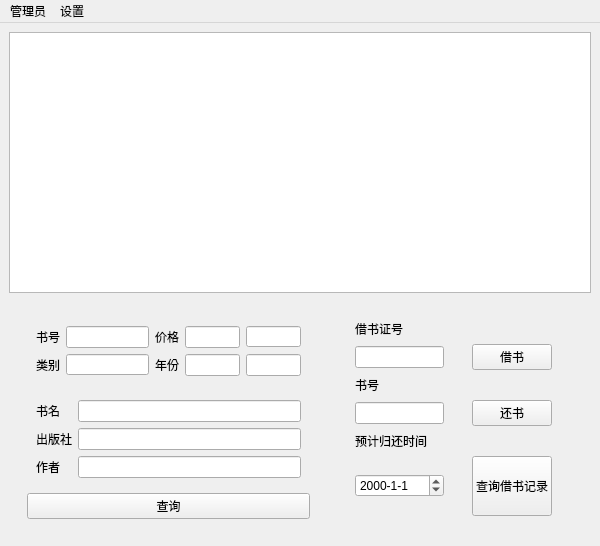
<?xml version="1.0" encoding="UTF-8"?>
<ui version="4.0">
 <class>MainWindow</class>
 <widget class="QMainWindow" name="MainWindow">
  <property name="geometry">
   <rect>
    <x>0</x>
    <y>0</y>
    <width>600</width>
    <height>546</height>
   </rect>
  </property>
  <property name="sizePolicy">
   <sizepolicy hsizetype="Expanding" vsizetype="Preferred">
    <horstretch>0</horstretch>
    <verstretch>0</verstretch>
   </sizepolicy>
  </property>
  <property name="minimumSize">
   <size>
    <width>600</width>
    <height>450</height>
   </size>
  </property>
  <property name="maximumSize">
   <size>
    <width>850</width>
    <height>600</height>
   </size>
  </property>
  <property name="windowTitle">
   <string>图书馆管理系统</string>
  </property>
  <widget class="QWidget" name="centralwidget">
   <layout class="QVBoxLayout" name="verticalLayout_3">
    <item>
     <widget class="QTableView" name="tableView">
      <property name="sizePolicy">
       <sizepolicy hsizetype="Expanding" vsizetype="Expanding">
        <horstretch>0</horstretch>
        <verstretch>0</verstretch>
       </sizepolicy>
      </property>
     </widget>
    </item>
    <item>
     <widget class="QWidget" name="widget_4" native="true">
      <layout class="QGridLayout" name="gridLayout_4">
       <item row="1" column="6">
        <widget class="QWidget" name="widget_2" native="true">
         <property name="sizePolicy">
          <sizepolicy hsizetype="Preferred" vsizetype="Fixed">
           <horstretch>0</horstretch>
           <verstretch>0</verstretch>
          </sizepolicy>
         </property>
         <layout class="QGridLayout" name="gridLayout_3">
          <item row="4" column="1">
           <widget class="QLineEdit" name="lineEdit_10"/>
          </item>
          <item row="3" column="1">
           <widget class="QLabel" name="label_9">
            <property name="text">
             <string>书号</string>
            </property>
           </widget>
          </item>
          <item row="2" column="0">
           <spacer name="horizontalSpacer_13">
            <property name="orientation">
             <enum>Qt::Horizontal</enum>
            </property>
            <property name="sizeHint" stdset="0">
             <size>
              <width>40</width>
              <height>20</height>
             </size>
            </property>
           </spacer>
          </item>
          <item row="0" column="1">
           <widget class="QLabel" name="label_8">
            <property name="text">
             <string>借书证号</string>
            </property>
           </widget>
          </item>
          <item row="5" column="1">
           <widget class="QLabel" name="label_12">
            <property name="text">
             <string>预计归还时间</string>
            </property>
           </widget>
          </item>
          <item row="2" column="2">
           <spacer name="horizontalSpacer_12">
            <property name="orientation">
             <enum>Qt::Horizontal</enum>
            </property>
            <property name="sizeHint" stdset="0">
             <size>
              <width>40</width>
              <height>20</height>
             </size>
            </property>
           </spacer>
          </item>
          <item row="2" column="5">
           <spacer name="horizontalSpacer_14">
            <property name="orientation">
             <enum>Qt::Horizontal</enum>
            </property>
            <property name="sizeHint" stdset="0">
             <size>
              <width>40</width>
              <height>20</height>
             </size>
            </property>
           </spacer>
          </item>
          <item row="2" column="1">
           <widget class="QLineEdit" name="lineEdit_9"/>
          </item>
          <item row="4" column="4">
           <widget class="QPushButton" name="pushButton_3">
            <property name="text">
             <string>还书</string>
            </property>
           </widget>
          </item>
          <item row="2" column="4">
           <widget class="QPushButton" name="pushButton_2">
            <property name="text">
             <string>借书</string>
            </property>
           </widget>
          </item>
          <item row="6" column="1">
           <widget class="QDateEdit" name="dateEdit">
            <property name="displayFormat">
             <string>yyyy-M-d</string>
            </property>
           </widget>
          </item>
          <item row="6" column="4">
           <widget class="QPushButton" name="pushButton_4">
            <property name="sizePolicy">
             <sizepolicy hsizetype="Preferred" vsizetype="Preferred">
              <horstretch>0</horstretch>
              <verstretch>0</verstretch>
             </sizepolicy>
            </property>
            <property name="minimumSize">
             <size>
              <width>0</width>
              <height>60</height>
             </size>
            </property>
            <property name="maximumSize">
             <size>
              <width>16777215</width>
              <height>80</height>
             </size>
            </property>
            <property name="text">
             <string>查询借书记录</string>
            </property>
           </widget>
          </item>
         </layout>
        </widget>
       </item>
       <item row="1" column="5">
        <widget class="QWidget" name="widget" native="true">
         <property name="sizePolicy">
          <sizepolicy hsizetype="Preferred" vsizetype="Fixed">
           <horstretch>0</horstretch>
           <verstretch>0</verstretch>
          </sizepolicy>
         </property>
         <layout class="QVBoxLayout" name="verticalLayout_2">
          <item>
           <widget class="QWidget" name="widget_6" native="true">
            <layout class="QGridLayout" name="gridLayout">
             <item row="0" column="4">
              <widget class="QLineEdit" name="lineEdit_7">
               <property name="sizePolicy">
                <sizepolicy hsizetype="Preferred" vsizetype="Fixed">
                 <horstretch>0</horstretch>
                 <verstretch>0</verstretch>
                </sizepolicy>
               </property>
               <property name="maximumSize">
                <size>
                 <width>80</width>
                 <height>16777215</height>
                </size>
               </property>
              </widget>
             </item>
             <item row="2" column="5">
              <widget class="QLineEdit" name="lineEdit_11">
               <property name="maximumSize">
                <size>
                 <width>80</width>
                 <height>16777215</height>
                </size>
               </property>
              </widget>
             </item>
             <item row="0" column="0">
              <widget class="QLabel" name="label">
               <property name="text">
                <string>书号</string>
               </property>
              </widget>
             </item>
             <item row="2" column="0">
              <widget class="QLabel" name="label_2">
               <property name="text">
                <string>类别</string>
               </property>
              </widget>
             </item>
             <item row="2" column="1">
              <widget class="QLineEdit" name="lineEdit_2">
               <property name="sizePolicy">
                <sizepolicy hsizetype="Expanding" vsizetype="Fixed">
                 <horstretch>0</horstretch>
                 <verstretch>0</verstretch>
                </sizepolicy>
               </property>
               <property name="minimumSize">
                <size>
                 <width>80</width>
                 <height>21</height>
                </size>
               </property>
               <property name="maximumSize">
                <size>
                 <width>300</width>
                 <height>21</height>
                </size>
               </property>
              </widget>
             </item>
             <item row="0" column="1">
              <widget class="QLineEdit" name="lineEdit">
               <property name="minimumSize">
                <size>
                 <width>80</width>
                 <height>0</height>
                </size>
               </property>
               <property name="maximumSize">
                <size>
                 <width>300</width>
                 <height>16777215</height>
                </size>
               </property>
              </widget>
             </item>
             <item row="0" column="5">
              <widget class="QLineEdit" name="lineEdit_8">
               <property name="maximumSize">
                <size>
                 <width>80</width>
                 <height>21</height>
                </size>
               </property>
              </widget>
             </item>
             <item row="2" column="4">
              <widget class="QLineEdit" name="lineEdit_5">
               <property name="maximumSize">
                <size>
                 <width>80</width>
                 <height>16777215</height>
                </size>
               </property>
              </widget>
             </item>
             <item row="0" column="3">
              <widget class="QLabel" name="label_7">
               <property name="text">
                <string>价格</string>
               </property>
              </widget>
             </item>
             <item row="2" column="3">
              <widget class="QLabel" name="label_5">
               <property name="text">
                <string>年份</string>
               </property>
              </widget>
             </item>
            </layout>
           </widget>
          </item>
          <item>
           <widget class="QWidget" name="widget_5" native="true">
            <layout class="QGridLayout" name="gridLayout_2">
             <item row="0" column="2">
              <widget class="QLineEdit" name="lineEdit_3"/>
             </item>
             <item row="2" column="0">
              <widget class="QLabel" name="label_6">
               <property name="text">
                <string>作者</string>
               </property>
              </widget>
             </item>
             <item row="1" column="0" colspan="2">
              <widget class="QLabel" name="label_4">
               <property name="text">
                <string>出版社</string>
               </property>
              </widget>
             </item>
             <item row="2" column="2">
              <widget class="QLineEdit" name="lineEdit_6">
               <property name="sizePolicy">
                <sizepolicy hsizetype="Expanding" vsizetype="Fixed">
                 <horstretch>0</horstretch>
                 <verstretch>0</verstretch>
                </sizepolicy>
               </property>
              </widget>
             </item>
             <item row="0" column="0">
              <widget class="QLabel" name="label_3">
               <property name="text">
                <string>书名</string>
               </property>
              </widget>
             </item>
             <item row="1" column="2">
              <widget class="QLineEdit" name="lineEdit_4"/>
             </item>
            </layout>
           </widget>
          </item>
          <item>
           <widget class="QPushButton" name="pushButton">
            <property name="enabled">
             <bool>true</bool>
            </property>
            <property name="text">
             <string>查询</string>
            </property>
            <property name="autoDefault">
             <bool>false</bool>
            </property>
           </widget>
          </item>
         </layout>
        </widget>
       </item>
      </layout>
     </widget>
    </item>
   </layout>
  </widget>
  <widget class="QMenuBar" name="menubar">
   <property name="geometry">
    <rect>
     <x>0</x>
     <y>0</y>
     <width>600</width>
     <height>26</height>
    </rect>
   </property>
   <widget class="QMenu" name="menu">
    <property name="title">
     <string>管理员</string>
    </property>
    <addaction name="action_login"/>
    <addaction name="action_logout"/>
    <addaction name="separator"/>
    <addaction name="action_add_single_book"/>
    <addaction name="action_add_many_books"/>
    <addaction name="separator"/>
    <addaction name="action_add_card"/>
    <addaction name="action_delete_card"/>
   </widget>
   <widget class="QMenu" name="menu_3">
    <property name="title">
     <string>设置</string>
    </property>
    <addaction name="action_on_ascending_order"/>
    <addaction name="action_on_decending_order"/>
   </widget>
   <addaction name="menu"/>
   <addaction name="menu_3"/>
  </widget>
  <action name="action_login">
   <property name="text">
    <string>管理员登录</string>
   </property>
  </action>
  <action name="action_logout">
   <property name="text">
    <string>管理员退出</string>
   </property>
  </action>
  <action name="action_add_single_book">
   <property name="text">
    <string>单本入库</string>
   </property>
  </action>
  <action name="action_add_many_books">
   <property name="text">
    <string>批量入库</string>
   </property>
  </action>
  <action name="action_on_ascending_order">
   <property name="text">
    <string>升序显示</string>
   </property>
  </action>
  <action name="action_on_decending_order">
   <property name="text">
    <string>降序显示</string>
   </property>
  </action>
  <action name="action_add_card">
   <property name="text">
    <string>添加借书卡</string>
   </property>
  </action>
  <action name="action_delete_card">
   <property name="text">
    <string>删除借书卡</string>
   </property>
  </action>
 </widget>
 <resources/>
 <connections/>
</ui>
